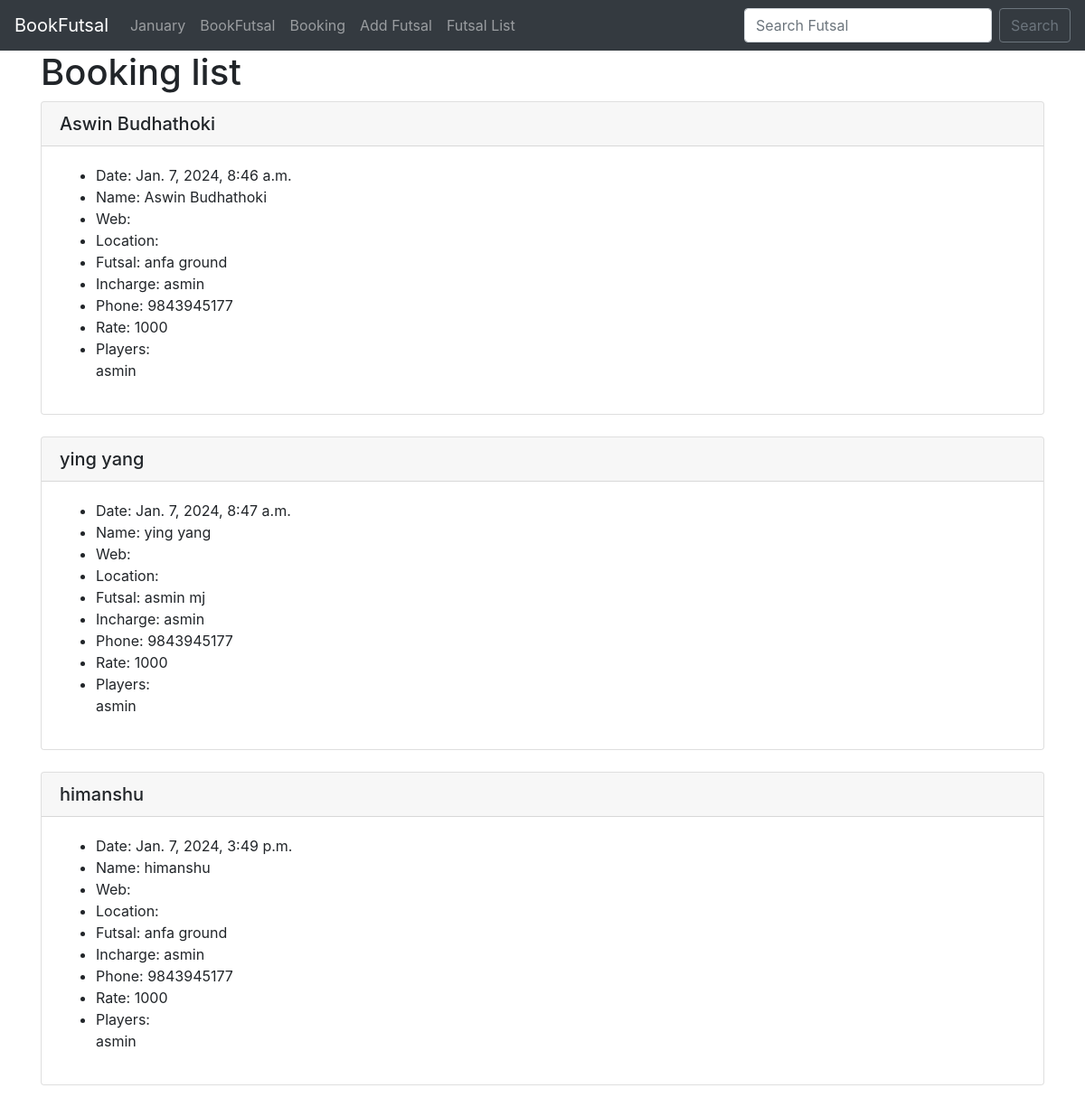
/futsalbooking_list/ (signed in), run on the app's committed database.
### futsal_name/models.py (models this page shows)
class Futsalbookingdetail(models.Model):
    name = models.CharField(max_length=150, null=True, blank=True)
    booking_date = models.DateTimeField('Booking Date', default=timezone.now)
    location = models.CharField('Location', max_length=250)
    futsal  = models.ForeignKey(Futsal, null=True, blank=True, on_delete=models.CASCADE)
    incharge = models.ForeignKey(User, blank=True, null=True, on_delete=models.SET_NULL)
    phone = models.CharField('Phone', max_length=10)
    rate = models.IntegerField('Rate')
    players = models.ManyToManyField(FutsalbookingUser, blank=True)
    def __str__(self):
        return self.name

class Futsal(models.Model):
    name = models.CharField(max_length=250)
    address = models.CharField(max_length=200)
    web = models.URLField(blank=True)
    email_address = models.EmailField(blank=True)
    zip_code = models.CharField(max_length=10)
    phone = models.CharField( max_length=10)
    def __str__(self):
        return self.name

### futsal_name/views.py (the view)
# urls.py: path('futsalbooking_list/', views.all_futsalbooking_list, name="futsalbooking_list"),
def all_futsalbooking_list(request):
    booking_list = Futsalbookingdetail.objects.all()
    return render(request, 'futsal_name/futsalbooking_list.html', {
        "booking_list":booking_list,
    })

### futsal_name/templates/futsal_name/futsalbooking_list.html (shortened to what this page needs)
{% extends 'futsal_name/core.html' %}
{% block content %}
      <h1>Booking list</h1>
{% for futsalbookingdetail in booking_list %}
<div class="card">
        <h5 class="card-header">{{ futsalbookingdetail}}</h5>
        <div class="card-body">
            <ul>
                <li>Date: {{ futsalbookingdetail.booking_date }}</li>
                <li>Name: {{ futsalbookingdetail.name }}</li>
                <li>Web: {{ futsalbookingdetail.web }}</li>
                <li>Location: {{ futsalbookingdetail.location }}</li>
                <li>Futsal: {{ futsalbookingdetail.futsal }}</li>
                <li>Incharge: {{ futsalbookingdetail.incharge }}</li>
                <li>Phone: {{ futsalbookingdetail.phone }}</li>
                <li>Rate: {{ futsalbookingdetail.rate }}</li>
                <li>Players:<br>
                        {% for users in futsalbookingdetail.players.all%}
                            {{ user }}<br>
                        {% endfor %}
                </li>
    </div>
</div>
<br>
{% endfor %}
{% endblock content %}

### data on the page
Futsalbookingdetail: name "Aswin Budhathoki", booking_date "Jan. 7, 2024, 8:46 a.m.", futsal "anfa ground", incharge "asmin", phone "9843945177", rate "1000"
Futsalbookingdetail: name "ying yang", booking_date "Jan. 7, 2024, 8:47 a.m.", futsal "asmin mj", incharge "asmin", phone "9843945177", rate "1000"
Futsalbookingdetail: name "himanshu", booking_date "Jan. 7, 2024, 3:49 p.m.", futsal "anfa ground", incharge "asmin", phone "9843945177", rate "1000"

### other printed values
{{ user }} "asmin"
